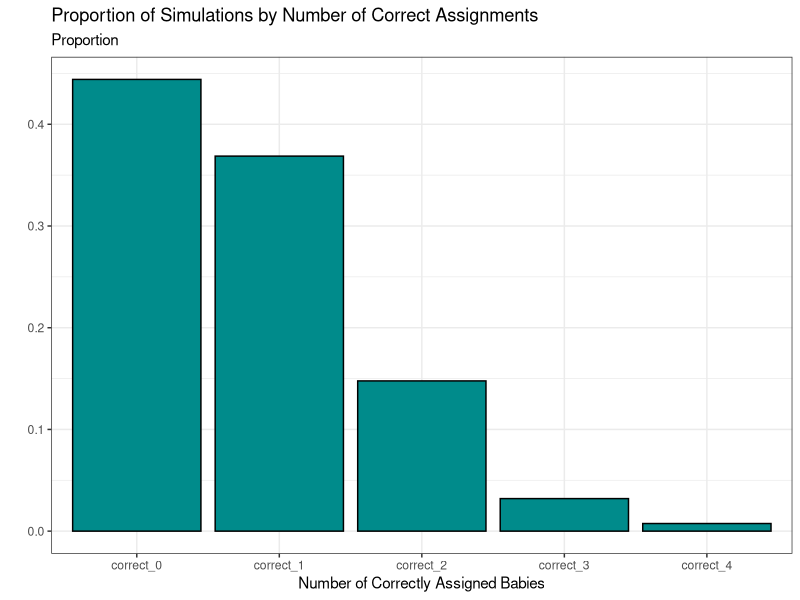
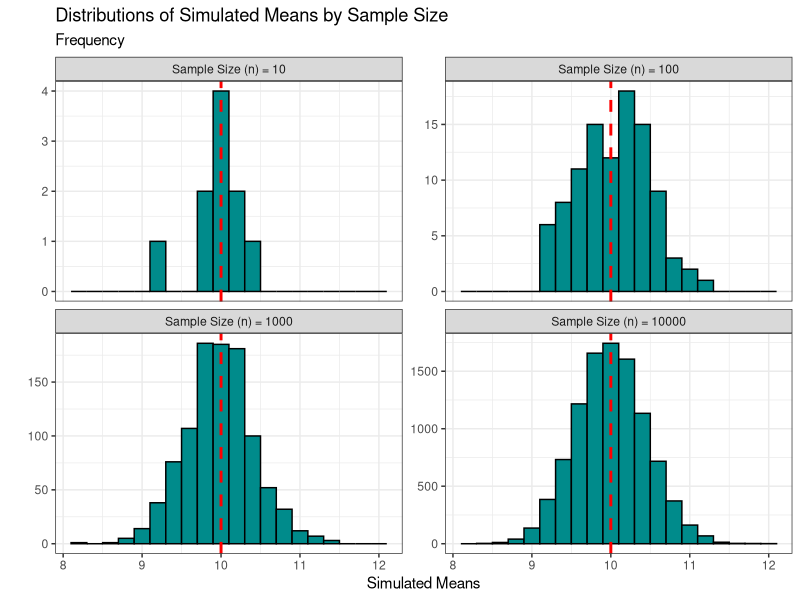

Reproduce these figures in R, in order.
## ---- chunk 1
#| label: setup
library(tidyverse)

## ---- chunk 2
#| label: function-simulation-for-random-babies

randomBabies <- function(nBabies){
  assigned <- sample(0:nBabies, nBabies, replace = FALSE)
  
  # Count how many are correctly returned (match original positions)
  sum(assigned == 1:nBabies)
}

results <- map_int(.x = 1:10000,
                   .f = ~ randomBabies(4)
                   )
## ---- chunk 3
#| label: table-for-random-babies

results_df <- enframe(results,
                      name = "simulation_number",
                      value = "ncorrect") |>
  count(ncorrect) |>
  mutate(proportion = n / sum(n)) |>
  select(ncorrect, proportion) |>
  
  pivot_wider(names_from = ncorrect, 
              values_from = proportion, 
              names_prefix = "correct_")

## ---- chunk 4
#| label: visualization-for-random-babies
results_df |>
  pivot_longer(cols = everything(), 
               names_to = "ncorrect", 
               values_to = "proportion") |>

  ggplot(aes(x = ncorrect, y = proportion)) +
  geom_bar(stat = "identity", fill = "cyan4", color = "black") +
  labs(
    title = "Proportion of Simulations by Number of Correct Assignments",
    x = "Number of Correctly Assigned Babies",
    y = "",
    subtitle = "Proportion"
  ) +
  theme_bw()
## ---- chunk 5
simulate_means <- function(n, df){
  map_dbl(.x = 1:n, 
          .f = ~rchisq(n = 100, df = df) %>% mean()
          )
}
## ---- chunk 6
grid <- crossing(n = c(10, 100, 1000, 10000), 
                 df = 10) 

## ---- chunk 7
all_simulations <- grid |> 
  mutate(simulated_means = pmap(.l = list(n = n, df = df), 
                                .f = simulate_means)
         ) |> 
  unnest(simulated_means) 

## ---- chunk 8
#| label: table-of-simulated Means
all_simulations |>
  group_by(n) |>
  summarize(
    mean_of_simulated_means = mean(simulated_means),
    .groups = "drop"
  ) |>
  rename(
    `Sample Size (n)` = n,
    `Mean of Simulated Means` = mean_of_simulated_means
  )


## ---- chunk 9
#| label: plot-of-simulated Means
all_simulations |>
  #Create a label using the "paste" function to generate custom facet titles. 
  mutate(facet_label = paste("Sample Size (n) =", n)) |>


ggplot(aes(x = simulated_means)) +
  geom_histogram(binwidth = 0.2, fill = "cyan4", color = "black") +
  
  #Create vertical line at the df of the graphs (10)
  geom_vline(xintercept = 10, color = "red", linetype = "dashed", size = 1) +
  facet_wrap(~facet_label, scales = "free_y") +
  labs(
    title = "Distributions of Simulated Means by Sample Size",
    x = "Simulated Means",
    y = "",
    subtitle = "Frequency"
  ) +
  theme_bw()

